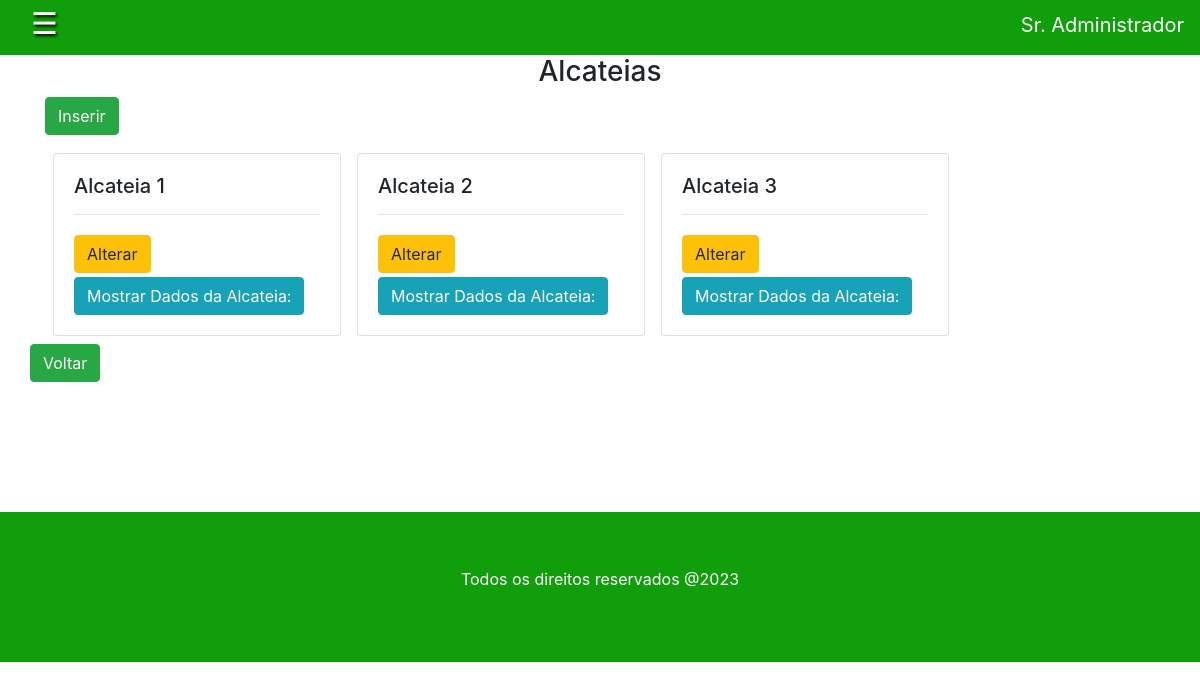
Page /app/controller/AlcateiaController.php?action=list (signed in) on the committed database.
### tables this page shows
CREATE TABLE tb_alcateias (
  id_alcateia int AUTO_INCREMENT,
  id_usuario_chefe int,
  id_usuario_primo int,
  nome VARCHAR(100) NOT NULL,
  PRIMARY KEY (id_alcateia)
);

### app/controller/AlcateiaController.php (called while the page is built, shortened)
<?php
require_once(__DIR__ . "/../model/Alcateia.php");
require_once(__DIR__ . "/../dao/AlcateiaDAO.php");
class AlcateiaController extends Controller{
    private AlcateiaDAO $alcateiaDao;
    public function __construct(){
        $this->alcateiaDao = new AlcateiaDAO();
        $this->handleAction();
    }
    public function list(string $msgErro = "", string $msgSucesso = ""){
        $alcateias = $this->alcateiaDao->list();
        $dados["lista"] = $alcateias;
        $this->loadView("pages/alcateia/listAlcateia.php", $dados, $msgErro, $msgSucesso, true);
    }
}
$alcCont = new AlcateiaController();

### app/model/Alcateia.php (called while the page is built, shortened)
<?php
class Alcateia implements JsonSerializable {
    private $id_alcateia;
    private $nome;
    public function getId_alcateia()
    {
        return $this->id_alcateia;
    }
    public function setId_alcateia($id_alcateia)
    {
        $this->id_alcateia = $id_alcateia;
        return $this;
    }
    public function getNome()
    {
        return $this->nome;
    }
    public function setNome($nome)
    {
        $this->nome = $nome;
        return $this;
    }
}

### app/dao/AlcateiaDAO.php (called while the page is built, shortened)
<?php
require_once(__DIR__ . "/../model/Alcateia.php");
class AlcateiaDao{
    public function list(){
        $conn = Connection::getConn();
        $sql = "SELECT * FROM tb_alcateias a ORDER BY a.id_alcateia";
        $stm = $conn->prepare($sql);
        $stm->execute();
        $result = $stm->fetchAll();
        return $this->mapAlcateia($result);
    }
    public function mapAlcateia($result){
        $alcateias = array();
        foreach ($result as $reg) {
            $alcateia = new Alcateia();
            $alcateia->setId_alcateia($reg['id_alcateia']);
            $alcateia->setNome($reg['nome']);
            $alcateia->setIdChefe($reg['id_usuario_chefe']);
            $alcateia->setIdPrimo($reg['id_usuario_primo']);
            array_push($alcateias, $alcateia);
        }
        return $alcateias;
    }
}

### app/view/pages/alcateia/listAlcateia.php (the view, shortened to what this page needs)
<?php
    require_once(__DIR__ . "/../../include/header.php");
    require_once(__DIR__ . "/../../include/menu.php");
?>
<link rel="stylesheet" href="<?= BASEURL ?>/view/styles/listAlcateias.css" />
<h3 class='text-center'>Alcateias</h3>
<div class="container">
    <div class="row">
        <div class="col-3">
            <a class="btn btn-success" href="<?= BASEURL ?>/controller/AlcateiaController.php?action=create">Inserir</a>
        </div>
        <div class="col-9">
        </div>
    </div>
    <div class="row" style="margin-top: 10px;">
        <div class="col-12">
            <?php if (count($dados["lista"]) == 0) : ?>
                <center colspan="6">Nenhum encontro encontrado, tente novamente.</center>
            <?php else: ?>
                <?php foreach($dados["lista"] as $alc): ?>
                    <div class="card my-2 mx-2" style="width: 18rem;">
                        <div class="card-body">
                            <h5 class="card-title"><?php echo $alc->getNome();?></h5>
                            <hr>
                            <a class="btn btn-warning my-1"
                                href="<?= BASEURL ?>/controller/AlcateiaController.php?action=edit&id=<?= $alc->getId_alcateia() ?>">
                                Alterar</a>
                            <button class="btn btn-info" onclick="usuarios(<?php echo $alc->getId_alcateia(); ?>, '<?php echo BASEURL ?>')">
                                    Mostrar Dados da Alcateia: </button>
                        </div>
                    </div>
                <?php endforeach; ?>
            <?php endif; ?>
        </div>
        <a class="btn btn-success"
                href="<?= BASEURL ?>/controller/HomeController.php">Voltar</a>
    </div>
</div>
<br><br><br><br><br>
<?php
    require_once(__DIR__ . "/../../include/footer.php");
?>

### app/view/styles/main.css (style rules this page uses)
:root { --cor-dark-mod: #293556; }
body { overflow-x: hidden; min-height: 100vh; }

### app/view/styles/listAlcateias.css (style rules this page uses)
body { position: relative; }
.col-12 { display: flex; flex-wrap: wrap; }

### rows in the picture
tb_alcateias: nome "Alcateia 1"
tb_alcateias: nome "Alcateia 2"
tb_alcateias: nome "Alcateia 3"

### other values in the picture
$nome "Sr. Administrador"
